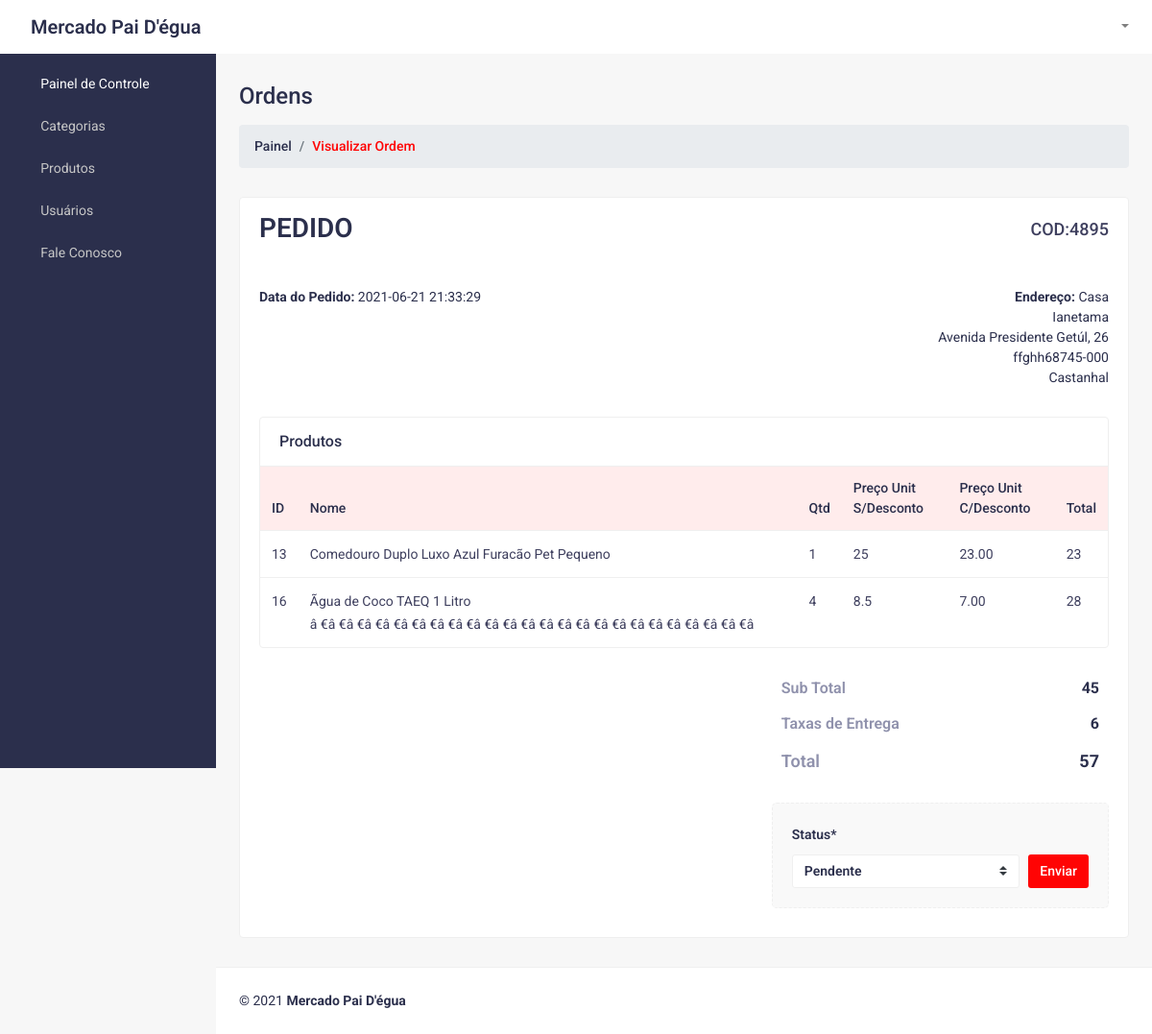
Screenshot of /HTML/admin/order_edit.php?pedido_id=4895 (signed in) with the database file from the repository.
### tables this page shows
CREATE TABLE `pedidos` (
  `id` int(11) NOT NULL,
  `pedido_id` int(11) DEFAULT NULL,
  `produto_id` int(11) DEFAULT NULL,
  `cliente_id` varchar(17) DEFAULT NULL,
  `quantidade` int(11) DEFAULT NULL,
  `data_pedido` timestamp NOT NULL DEFAULT current_timestamp(),
  `total_produtos` int(11) DEFAULT NULL,
  `valor_pedido` float(11,2) DEFAULT NULL,
  `valor_total_pro` float(11,2) DEFAULT NULL,
  `metodo_pagamento` varchar(25) DEFAULT NULL,
  `ped_status` varchar(25) DEFAULT NULL,
  `valor_total_desconto` float DEFAULT NULL,
  `valor_frete` float DEFAULT NULL,
  `valor_sem_desconto` float DEFAULT NULL,
  `data_entrega` date DEFAULT NULL,
  `id_endereco` int(11) DEFAULT NULL,
  `hora_entrega` varchar(25) DEFAULT NULL
);

CREATE TABLE `endereco` (
  `id` int(11) NOT NULL,
  `id_telefone` varchar(17) NOT NULL,
  `cep` varchar(10) DEFAULT NULL,
  `cidade` varchar(15) DEFAULT NULL,
  `rua` varchar(25) DEFAULT NULL,
  `bairro` varchar(15) DEFAULT NULL,
  `numero` int(5) DEFAULT NULL,
  `complemento` varchar(20) DEFAULT NULL,
  `tipo` varchar(10) DEFAULT NULL
);

CREATE TABLE `produtos` (
  `pro_id` int(11) NOT NULL,
  `pro_cat` int(11) DEFAULT NULL,
  `pro_nome` varchar(100) DEFAULT NULL,
  `pro_desc` varchar(255) DEFAULT NULL,
  `pro_valor` float(11,2) DEFAULT NULL,
  `pro_img` varchar(255) DEFAULT NULL,
  `pro_estoque` int(11) DEFAULT NULL,
  `pro_valor_venda` float(11,2) DEFAULT NULL,
  `pro_desconto` float(11,2) DEFAULT NULL,
  `pro_porc_desconto` float(11,2) DEFAULT NULL,
  `pro_ativo` int(11) DEFAULT NULL,
  `pro_data_criado` timestamp NOT NULL DEFAULT current_timestamp()
);

### HTML/Admin/php/dados_pedidos.php (called while the page is built, shortened)
<?php
		include('conexao.php');
		$select_cli = "SELECT * FROM pedidos GROUP BY pedido_id ";
		$array_cli = mysqli_query($conexao,$select_cli);
		$view_id_p = $_GET['pedido_id'];
		$select_view_cli = "SELECT * FROM pedidos WHERE pedido_id = '$view_id_p' GROUP BY pedido_id ";
		$array_view_cli = mysqli_query($conexao,$select_view_cli);
		$r_view_ped = mysqli_fetch_array($array_view_cli);
		if(isset($_GET['pedido_id'])){
		$view_id = $r_view_ped['id_endereco'];
		$select_view_cli = "SELECT * FROM endereco WHERE id = '$view_id'  ";
		$array_view_cli = mysqli_query($conexao,$select_view_cli);
		$r_view_end = mysqli_fetch_array($array_view_cli);
		$select_cli = "SELECT * FROM pedidos WHERE pedido_id='$view_id_p' ";
		$array_cli = mysqli_query($conexao,$select_cli);
		while($r_cliw = mysqli_fetch_array($array_cli)){
			$r_pro[] = $r_cliw;
		}
		}
?>

### HTML/Admin/order_edit.php (the view, shortened to what this page needs)
<?php
include('php/dados_pedidos.php');
?>
<!DOCTYPE html>
<html lang="en">
<head>
	<link href="css/styles.css" rel="stylesheet">
	<link href="css/admin-style.css" rel="stylesheet">
	<link href="vendor/bootstrap/css/bootstrap.min.css" rel="stylesheet">
	<link href="vendor/fontawesome-free/css/all.min.css" rel="stylesheet">
</head>
    <body class="sb-nav-fixed">
        <nav class="sb-topnav navbar navbar-expand navbar-light bg-clr">
            <a class="navbar-brand logo-brand" href="index.php">Mercado Pai D'égua</a>
			<button class="btn btn-link btn-sm order-1 order-lg-0" id="sidebarToggle" href="#"><i class="fas fa-bars"></i></button>
            <ul class="navbar-nav ml-auto mr-md-0">
                <li class="nav-item dropdown">
                    <a class="nav-link dropdown-toggle" id="userDropdown" href="#" role="button" data-toggle="dropdown" aria-haspopup="true" aria-expanded="false"><i class="fas fa-user fa-fw"></i></a>
                </li>
            </ul>
        </nav>
        <div id="layoutSidenav">
            <div id="layoutSidenav_nav">
                <nav class="sb-sidenav accordion sb-sidenav-dark" id="sidenavAccordion">
                    <div class="sb-sidenav-menu">
                        <div class="nav">
                            <a class="nav-link active" href="index.php">
								<div class="sb-nav-link-icon"><i class="fas fa-tachometer-alt"></i></div>
                                Painel de Controle
							</a>
							<a class="nav-link collapsed" href="#" data-toggle="collapse" data-target="#collapseCategories" aria-expanded="false" aria-controls="collapseCategories">
								<div class="sb-nav-link-icon"><i class="fas fa-list"></i></div>
                                Categorias
                                <div class="sb-sidenav-collapse-arrow"><i class="fas fa-angle-down"></i></div>
							</a>
							<a class="nav-link collapsed" href="#" data-toggle="collapse" data-target="#collapseProducts" aria-expanded="false" aria-controls="collapseProducts">
								<div class="sb-nav-link-icon"><i class="fas fa-box"></i></div>
                                Produtos
                                <div class="sb-sidenav-collapse-arrow"><i class="fas fa-angle-down"></i></div>
							</a>
							<a class="nav-link" href="customers.php">
								<div class="sb-nav-link-icon"><i class="fas fa-users"></i></div>
                                Usuários
							</a>
							<a class="nav-link" href="mensagens.php">
								<div class="sb-nav-link-icon"><i class="fas fa-envelope"></i></div>
								Fale Conosco
							</a>
                        </div>
                    </div>
                </nav>
            </div>
            <div id="layoutSidenav_content">
                <main>
                    <div class="container-fluid">
                        <h2 class="mt-30 page-title">Ordens</h2>
                        <ol class="breadcrumb mb-30">
                            <li class="breadcrumb-item"><a href="index.php">Painel</a></li>
                            <li class="breadcrumb-item active">Visualizar Ordem</li>
                        </ol>
                        <div class="row">
							<div class="col-xl-12 col-md-12">
								<div class="card card-static-2 mb-30">
									<div class="card-title-2">
										<h2 class="title1458">PEDIDO</h2>
										<span class="order-id">COD:<?php echo $r_view_ped['pedido_id'] ?></span>
									</div>
									<div class="invoice-content">
										<div class="row">
											<div class="col-lg-6 col-sm-6">
												<div class="ordr-date">
													<b>Data do Pedido:</b> <?php echo $r_view_ped['data_pedido'] ?>
												</div>
											</div>
											<div class="col-lg-6 col-sm-6">
												<div class="ordr-date right-text">
													<b>Endereço:</b>
													<?php  echo $r_view_end['tipo'],"<br>", $r_view_end['bairro'],"<br>",$r_view_end['rua'],", ",$r_view_end['numero'],"<br>",$r_view_end['complemento'],	$r_view_end['cep'],"<br>",	$r_view_end['cidade']; ?> </td>
												</div>
											</div>
											<div class="col-lg-12">
												<div class="card card-static-2 mb-30 mt-30">
													<div class="card-title-2">
														<h4>Produtos</h4>
													</div>
													<div class="card-body-table">
														<div class="table-responsive">
															<table class="table ucp-table table-hover">
																<thead>
																	<tr>
																		<th>ID</th>
																		<th>Nome</th>
																		<th>Qtd</th>
																		<th>Preço Unit S/Desconto</th>
																		<th>Preço Unit C/Desconto</th>
																		<th>Total</th>
																	</tr>
																</thead>
																<tbody>
																<?php
														if(isset($r_pro))
														{
															foreach($r_pro as $key => $r_pro_ord)
															{
														?>
																	<tr>
																	<?php
																		$id_pro = $r_pro_ord['produto_id'];
																		$select_view_end ="SELECT * FROM produtos WHERE pro_id='$id_pro'";
																		$array_view_end = mysqli_query($conexao,$select_view_end);
																		$r_view_prod = mysqli_fetch_array($array_view_end);
																	?>
																		<td><?php echo $r_view_prod['pro_id'] ?></td>
																		<td>
																			<?php echo $r_view_prod['pro_nome'] ?>
																		</td>
																		<td>
																			<?php echo $r_pro_ord['quantidade'] ?>
																		</td>
																		<td>
																			<?php echo $r_pro_ord['valor_sem_desconto']  ?>
																		</td>
																		<td>
																			<?php echo $r_pro_ord['valor_pedido']  ?>
																		</td>
																		<td>
																			<?php echo $r_pro_ord['quantidade'] * $r_pro_ord['valor_pedido'] ?>
																		</td>
																	</tr>
																	<?php
															};
														};
													?>
																</tbody>
															</table>
														</div>
													</div>
												</div>
											</div>
											<div class="col-lg-7"></div>
											<div class="col-lg-5">
												<div class="order-total-dt">
													<div class="order-total-left-text">
														Sub Total
													</div>
													<div class="order-total-right-text">
													<?php echo $r_view_ped['total_produtos'] - $r_view_ped['valor_frete'] ?>
													</div>
												</div>
												<div class="order-total-dt">
													<div class="order-total-left-text">
														Taxas de Entrega
													</div>
													<div class="order-total-right-text">
													<?php echo $r_view_ped['valor_frete'] ?>
													</div>
												</div>
												<div class="order-total-dt">
													<div class="order-total-left-text fsz-18">
														Total
													</div>
													<div class="order-total-right-text fsz-18">
													<?php echo $r_view_ped['total_produtos'] + $r_view_ped['valor_frete'] ?>
													</div>
												</div>
											</div>
											<div class="col-lg-7"></div>
											<div class="col-lg-5">
												<div class="select-status">
													<label for="status">Status*</label>
													<form method="GET" action="php/update_orders.php">
													<div class="input-group">
														<select id="status" name="status" class="custom-select">
															<option name="status" value="Pendente">Pendente</option>
														</select>
														<div class="input-group-append">
															<button class="status-btn hover-btn" type="submit">Enviar</button>
														</div>
													</form>
													</div>
												</div>
											</div>
										</div>
									</div>
								</div>
							</div>
                        </div>
                    </div>
                <footer class="py-4 bg-footer mt-auto">
                    <div class="container-fluid">
                        <div class="d-flex align-items-center justify-content-between small">
                            <div class="text-muted-1">© 2021 <b>Mercado Pai D'égua</b><a href="#"></a></div>
                        </div>
                    </div>
                </footer>
            </div>
    </body>
</html>

### HTML/Admin/css/styles.css (style rules this page uses)
*, *::before, *::after { box-sizing: border-box; }
html { font-family: 'Roboto', sans-serif !important; line-height: 1.15; -webkit-text-size-adjust: 100%; -webkit-tap-highlight-color: rgba(0, 0, 0, 0); }
article, aside, figcaption, figure, footer, header, hgroup, main, nav, section { display: block; }
body { margin: 0; font-family: 'Roboto', sans-serif !important; font-size: 1rem; font-weight: 400; line-height: 1.5; color: #2b2f4c; text-align: left; background-color: #f7f7f7; }
h1, h2, h3, h4, h5, h6 { margin-top: 0; margin-bottom: 0.5rem; }
ol, ul, dl { margin-top: 0; margin-bottom: 1rem; }
b, strong { font-weight: bolder; }
a { color: #007bff; text-decoration: none; background-color: transparent; }
table { border-collapse: collapse; }
button { outline: none; box-shadow: inset 0px 0px 0px rgba(0, 0, 0, 0.1) !important; }
th { text-align: inherit; }
label { display: inline-block; margin-bottom: 0.5rem; }
h1, h2, h3, h4, h5, h6, .h1, .h2, .h3, .h4, .h5, .h6 { margin-bottom: 0.5rem; font-weight: 500; line-height: 1.2; }
h2, .h2 { font-size: 2rem; }
h4, .h4 { font-size: 1.5rem; }
small, .small { font-size: 80%; font-weight: 400; }
html, body { height: 100%; }
.container, .container-fluid, .container-sm, .container-md, .container-lg, .container-xl { padding-left: 1.5rem; padding-right: 1.5rem; }
#layoutSidenav { display: flex; }
#layoutSidenav #layoutSidenav_nav { flex-basis: 225px; flex-shrink: 0; transition: transform 0.15s ease-in-out; z-index: 1038; transform: translateX(-225px); }
#layoutSidenav #layoutSidenav_content { position: relative; display: flex; flex-direction: column; justify-content: space-between; min-width: 0; flex-grow: 1; min-height: calc(100vh - 56px); margin-left: -225px; }
@media (min-width: 992px) { #layoutSidenav #layoutSidenav_nav { transform: translateX(0); } }
@media (min-width: 992px) { #layoutSidenav #layoutSidenav_content { margin-left: 0; transition: margin 0.15s ease-in-out; } }
.sb-nav-fixed .sb-topnav { z-index: 1039; }
.sb-nav-fixed #layoutSidenav #layoutSidenav_nav { width: 225px; height: 100vh; z-index: 1038; }
.sb-nav-fixed #layoutSidenav #layoutSidenav_nav .sb-sidenav { padding-top: 56px; }
.sb-nav-fixed #layoutSidenav #layoutSidenav_nav .sb-sidenav .sb-sidenav-menu { overflow-y: auto; padding-top: 10px; }
.sb-nav-fixed #layoutSidenav #layoutSidenav_content { padding-left: 225px; top: 56px; background-color: #f7f7f7 !important; }
.nav .nav-link .sb-nav-link-icon, .sb-sidenav-menu .nav-link .sb-nav-link-icon { margin-right: 0.5rem; }
.sb-topnav { padding-left: 0; height: 56px; z-index: 1039; }
.sb-topnav .navbar-brand { width: 225px; padding-left: 1rem; padding-right: 1rem; margin: 0; }
.sb-topnav.navbar-light #sidebarToggle { color: #2b2f4c; }
.sb-sidenav { display: flex; flex-direction: column; height: 100%; flex-wrap: nowrap; }
.sb-sidenav .sb-sidenav-menu { flex-grow: 1; }
.sb-sidenav .sb-sidenav-menu .nav { flex-direction: column; flex-wrap: nowrap; }
.sb-sidenav .sb-sidenav-menu .nav .nav-link { display: flex; align-items: center; padding-top: 0.70rem; padding-bottom: 0.70rem; font-weight: 400; font-size: 14px; position: relative; }
.sb-sidenav .sb-sidenav-menu .nav .nav-link .sb-nav-link-icon { font-size: 0.9rem; }
.sb-sidenav .sb-sidenav-menu .nav .nav-link .sb-sidenav-collapse-arrow { display: inline-block; margin-left: auto; transition: transform 0.15s ease; }
.sb-sidenav .sb-sidenav-menu .nav .nav-link.collapsed .sb-sidenav-collapse-arrow { transform: rotate(-90deg); }
.sb-sidenav-dark { background-color: #2b2f4c; color: rgba(255, 255, 255, 0.5); }
.sb-sidenav-dark .sb-sidenav-menu .nav-link { color: #c7c7c7; }
.sb-sidenav-dark .sb-sidenav-menu .nav-link .sb-nav-link-icon { color: #c7c7c7; margin-right: 15px; }
.sb-sidenav-dark .sb-sidenav-menu .nav-link .sb-sidenav-collapse-arrow { color: #c7c7c7; }
.sb-sidenav-dark .sb-sidenav-menu .nav-link.active { color: #fff; }
.sb-sidenav-dark .sb-sidenav-menu .nav-link.active .sb-nav-link-icon { color: #fff; }

### rows the page displays
pedidos: pedido "4895", data_pedido "2021-06-21 21:33:29", produto.pro_id "13", produto.pro_nome "Comedouro Duplo Luxo Azul Furacão Pet Pequeno", quantidade "1", valor_sem_desconto "25", valor_pedido "23.00", $r_pro_ord['quantidade'] * $r_pro_ord['valor_pedido'] "23", $r_view_ped['total_produtos'] - $r_view_ped['valor_frete'] "45", valor_frete "6", $r_view_ped['total_produtos'] + $r_view_ped['valor_frete'] "57"
endereco: tipo "Casa", bairro "Ianetama", rua "Avenida Presidente Getúl", numero "26", complemento "ffghh", cep "68745-000", cidade "Castanhal"
pedidos: produto.pro_id "16", produto.pro_nome "Ãgua de Coco TAEQ 1 Litro â €â €â €â €â €â €â €â €â €â €â €â €â €â €â €â €â €â €â €â €â €â €â €â €â", quantidade "4", valor_sem_desconto "8.5", valor_pedido "7.00", $r_pro_ord['quantidade'] * $r_pro_ord['valor_pedido'] "28"
